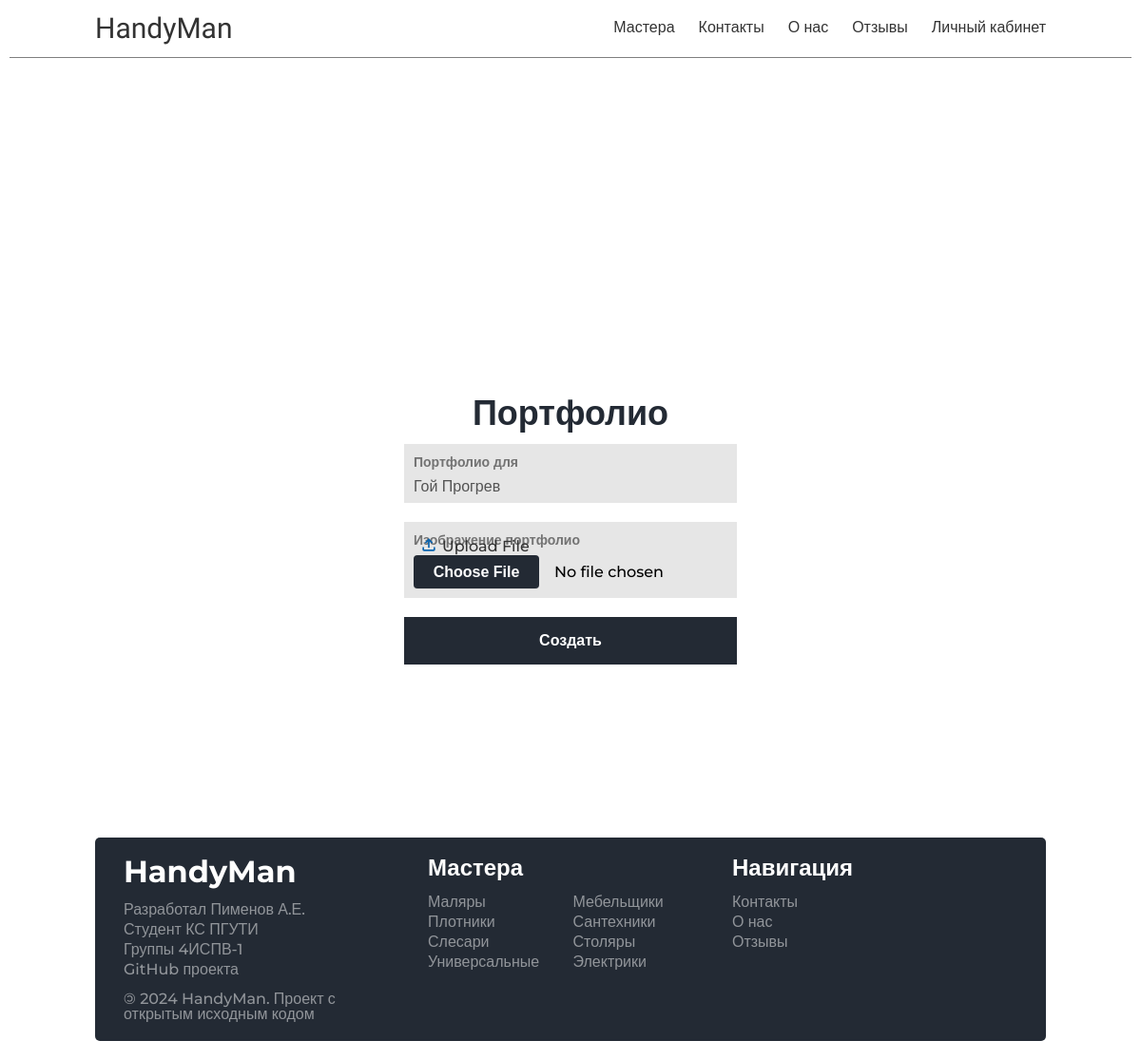
Page /adminpanel/add_portfolio/61ac17c9ccf44cf7b9ecb2aef7d589ab (signed in) on the committed database.
### handyman/models.py (models this page shows, shortened)
class Master(models.Model):
    id = models.UUIDField(primary_key=True, default=uuid.uuid4, editable=False)
    name = models.CharField(max_length=100)
    skill = models.ForeignKey(
        to="Skills", on_delete=models.PROTECT, blank=True, null=True
    )
    workarea = models.ForeignKey(
        to="Workarea", on_delete=models.PROTECT, blank=True, null=True
    )
    image = models.ImageField(upload_to='masters/images')
    experience = models.IntegerField(default=10)
    created_at = models.DateTimeField(auto_now_add=True)

class Skills(models.Model):
    id = models.UUIDField(primary_key=True, default=uuid.uuid4, editable=False)
    name = models.CharField(max_length=100)
    cat_name = models.CharField(
        max_length=100
    )
    slug = models.CharField(max_length=100, unique=True)
    image = models.ImageField(upload_to='skills/images', blank=True, null=True)
    created_at = models.DateTimeField(auto_now_add=True)
    class Meta:
        ordering = ['cat_name']

### handyman/views.py (the view)
# urls.py: path('adminpanel/add_portfolio/<slug:master_id>', views.add_portfolio, name='add_portfolio'),
@user_passes_test(is_admin)
def add_portfolio(request, master_id):
    master = get_object_or_404(Master, id=master_id)
    if request.method == 'POST':
        form = PortfolioImageForm(request.POST, request.FILES)
        if form.is_valid():
            portfolio_image = form.save(commit=False)
            portfolio_image.master = master
            portfolio_image.save()
            return redirect(master.get_absolute_url())
    else:
        form = PortfolioImageForm()
    data = {
        'title': f'Портфолио для {master.name}',
        'form': form,
        'master': master,
    }
    return render(request, 'adminpanel/add_portfolio.html', context=data)

### handyman/forms.py
class PortfolioImageForm(forms.ModelForm):
    class Meta:
        model = PortfolioImage
        fields = ['image']

### handyman/templatetags/custom_tags.py (called while the page is built)
@register.simple_tag
def get_all_skills():
    return Skills.objects.all()

### handyman/views.py (called while the page is built)
def is_admin(user):
    return user.groups.filter(name='admin').exists()

### handyman/templates/adminpanel/add_portfolio.html (shortened to what this page needs)
{% extends "base.html" %}
{% block content %}
    {% include "handyman/include/header.html" %}
    <div class="form-container">
        <div class="form">
            <h1>Портфолио</h1>
            <form method="post" enctype="multipart/form-data">
                <div class="form-item">
                    <label for="master">Портфолио для</label>
                    <input type="text" id="master" value="{{ master.name }}" disabled/>
                </div>
                <div class="form-file">
                    <label for="id_image">Изображение портфолио</label>
                    {{ form.image }}
                </div>
                <input type="submit" value="Создать"/>
            </form>
        </div>
    </div>
    {% include "handyman/include/footer.html" %}
{% endblock %}

### handyman/templates/handyman/include/footer.html
{% load custom_tags %}
<div class="footer-container">
    <div class="footer">
        <div class="footer-block">
            <h2>HandyMan</h2>
            <ul class="mt-20">
                <li>Разработал Пименов А.Е.</li>
                <li>Студент КС ПГУТИ</li>
                <li>Группы 4ИСПВ-1</li>
                <li>
                    <a href="https://github.com/binido/Course-work">GitHub проекта</a>
                </li>
                <li>
                    <span>&copy;</span> 2024 HandyMan. Проект с открытым исходным кодом
                </li>
            </ul>
        </div>
        <div class="footer-block">
            <h3>Мастера</h3>
            <ul class="grid-ul">
                {% get_all_skills as skills %}
                {% for skill in skills %}
                    <li><a href="{% url 'masters_type' skill.slug %}">{{ skill.cat_name }}</a></li>
                {% empty %}
                    <li>Нет доступных мастеров</li>
                {% endfor %}
            </ul>
        </div>
        <div class="footer-block">
            <h3>Навигация</h3>
            <ul>
                <li><a href="{% url 'contacts' %}">Контакты</a></li>
                <li><a href="{% url 'about' %}">О нас</a></li>
                <li><a href="{% url 'feedbacks' %}">Отзывы</a></li>
            </ul>
        </div>
    </div>
</div>

### handyman/static/handyman/css/style.css (style rules this page uses)
* { box-sizing:border-box }
html,body,div,span,applet,object,iframe,h1,h2,h3,h4,h5,h6,p,blockquote,pre,a,abbr,acronym,address,big,cite,code,del,dfn,em,img,ins,kbd,q,s,samp,small,strike,strong,sub,sup,tt,var,b,u,i,center,dl,dt,dd,ol,ul,li,fieldset,form,label,legend,table,caption,tbody,tfoot,thead,tr,th,td,article,aside,canvas,details,embed,figure,figcaption,footer,header,hgroup,menu,nav,output,ruby,section,summary,time,mark,audio,video { margin:0;padding:0;border:0;font-size:100%;vertical-align:baseline }
body { line-height:1 }
ol,ul { list-style:none }
.footer-container { display:flex;flex-direction:column;align-items:center;margin:0 10px;margin-top:max(60px,auto) }
.footer-container .footer { font-family:"Montserrat",sans-serif;font-weight:500;display:grid;grid-template-columns:repeat(3, 1fr);margin:20px 0;padding:20px 30px;background-color:#232a34;border-radius:5px;-webkit-border-radius:5px;-moz-border-radius:5px;-khtml-border-radius:5px;gap:20px }
@media screen and (min-width: 480px) { .footer-container .footer { width:95%;grid-template-columns:repeat(1, 1fr) } }
@media screen and (min-width: 768px) { .footer-container .footer { width:80%;grid-template-columns:repeat(2, 1fr) } }
@media screen and (min-width: 1200px) { .footer-container .footer { grid-template-columns:repeat(3, 1fr);width:1000px } }
.footer-container .footer .footer-block span { display:inline-block;transform:scaleX(-1) }
.footer-container .footer .footer-block h2,.footer-container .footer .footer-block h3 { color:#fff;font-weight:700 }
.footer-container .footer .footer-block h2 { font-size:32px }
.footer-container .footer .footer-block h3 { font-size:24px }
.footer-container .footer .footer-block ul { margin-top:16px;color:hsla(0,0%,100%,.5);display:flex;flex-direction:column;gap:5px }
.footer-container .footer .footer-block ul.mt-20 li:last-child { margin-top:10px }
.footer-container .footer .footer-block ul.grid-ul { display:grid;grid-template-columns:repeat(2, 1fr) }
.footer-container .footer .footer-block ul li a { color:hsla(0,0%,100%,.5);text-decoration:none;background-image:linear-gradient(rgba(255, 255, 255, 0.5), rgba(255, 255, 255, 0.5));background-position:0% 100%;background-repeat:no-repeat;background-size:0% 2px;transition:all .15s ease-in-out }
body { min-height:100vh;display:flex;flex-direction:column }
:root { --swiper-pagination-color: #2c2a4d }
.form-item { font-family:"Montserrat",sans-serif;font-weight:500;position:relative;margin-bottom:20px;width:350px }
input[type=text],input[type=password],input[type=email],input[type=tel],input[type=number] { font-family:"Montserrat",sans-serif;font-weight:500;width:100%;padding:35px 10px 8px;font-size:16px;border:none;background-color:#e6e6e6;outline:none;transition:border-color .2s ease;font-weight:500;-moz-appearance:textfield }
input[type=text]::placeholder,input[type=password]::placeholder,input[type=email]::placeholder,input[type=tel]::placeholder,input[type=number]::placeholder { font-family:"Montserrat",sans-serif;font-weight:500;color:rgba(0,0,0,.5) }
input[type=submit],input[type=button] { width:350px;height:50px;border:none;outline:none;font-size:16px;font-weight:600;padding:0 15px;background-color:#232a34;color:#fff;transition:all .25s ease-in-out;cursor:pointer }
label { position:absolute;top:12px;left:6px;color:rgba(0,0,0,.5);font-size:14px;font-weight:600;pointer-events:none;background:none;transition:.2s ease;padding:0 4px }
.form-file { font-family:"Montserrat",sans-serif;font-weight:500;position:relative;margin-bottom:20px;width:350px;height:80px;background-color:#e6e6e6 }
.form-file input[type=file] { font-family:"Montserrat",sans-serif;font-weight:500;width:100%;padding:35px 10px 8px;font-size:16px;border:none;background-color:#e6e6e6;outline:none;transition:border-color .2s ease;font-weight:500 }
.form-file input[type=file]::before { position:absolute;pointer-events:none;top:14px;left:16px;height:20px;width:20px;content:"";}
.form-file input[type=file]::after { position:absolute;pointer-events:none;top:16px;left:40px;color:#333;content:"Upload File" }
.form-container { width:100svw;height:100svh;font-family:"Montserrat",sans-serif;font-weight:500 }
.form-container .form { position:fixed;inset:0;width:fit-content;height:fit-content;margin:auto;font-family:"Montserrat",sans-serif;font-weight:500;display:flex;flex-direction:column;gap:15px }
.form-container .form h1 { font-size:36px;font-weight:700;color:#232a34;align-self:center }

### rows in the picture
Master: name "Гой Прогрев"
Skills: cat_name "Маляры"
Skills: cat_name "Мебельщики"
Skills: cat_name "Плотники"
Skills: cat_name "Сантехники"
Skills: cat_name "Слесари"
Skills: cat_name "Столяры"
Skills: cat_name "Универсальные"
Skills: cat_name "Электрики"
